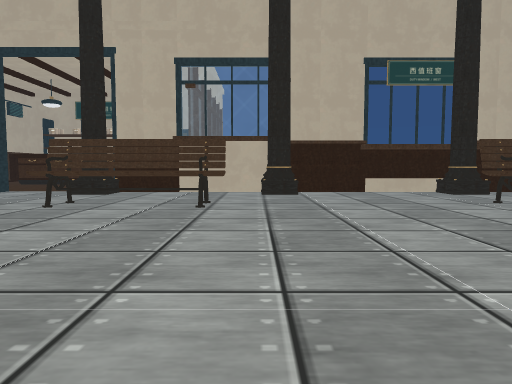
[1] (above)

16 first-person views from a walk through a Unity game level. The camera is 0.59 m above the floor, tilts 4° down and sees 70° across. The floor is counted in squares, 1 m on a side. Each view is taken from the middle of a square. On the plan, view 1 faces up. The plan holds only what a view shows up to about 10 squares ahead; the rest is blank. The place goes on beyond the plan. The player is left out. Some animated figures are left out. Some surface patterns are stand-ins.

[2]
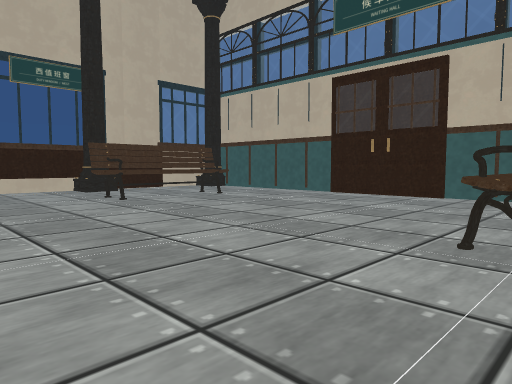

[3]
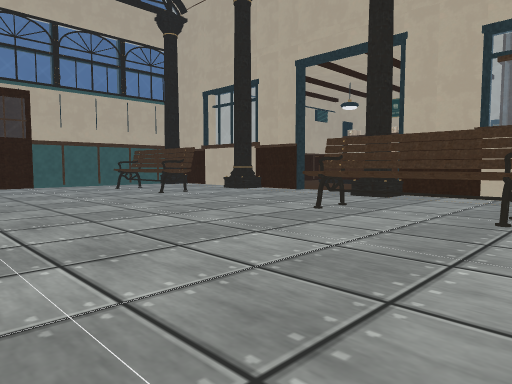

[4]
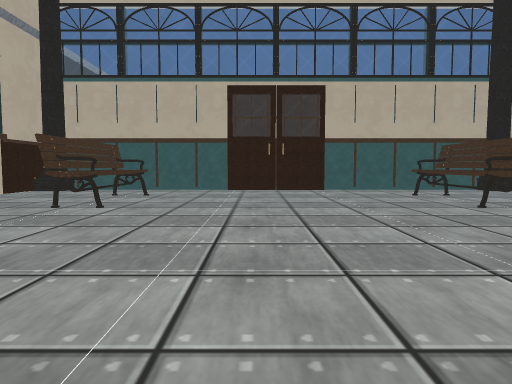

[5]
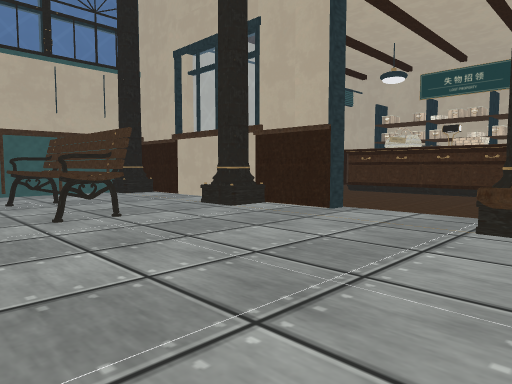

[6]
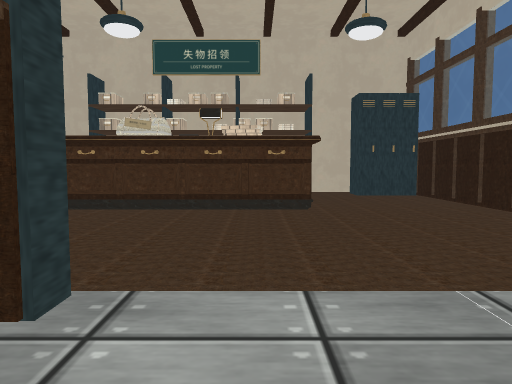

[7]
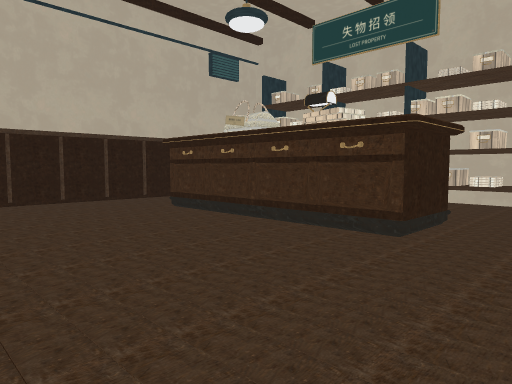

[8]
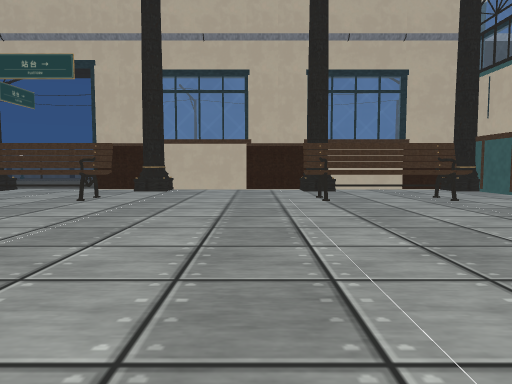

[9]
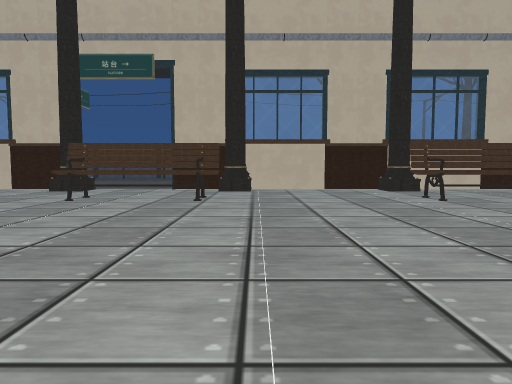

[10]
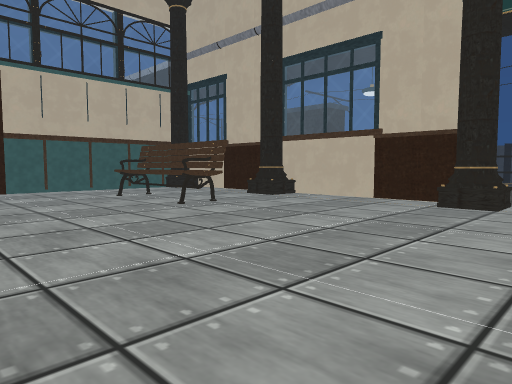

[11]
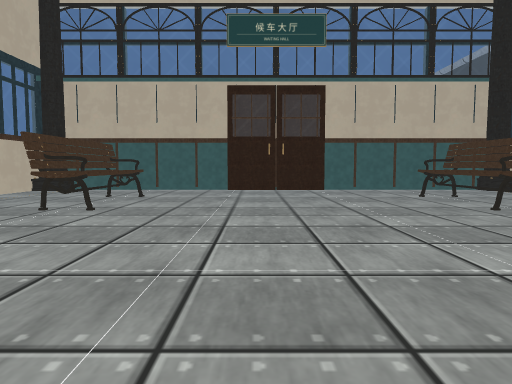

[12]
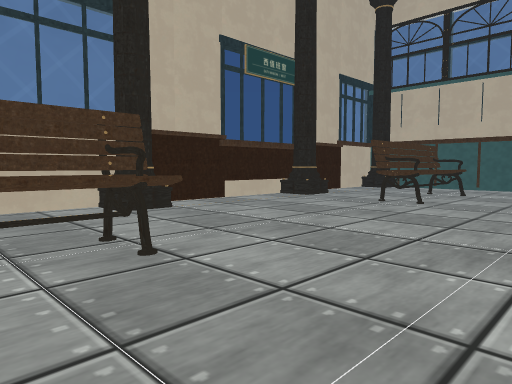

[13]
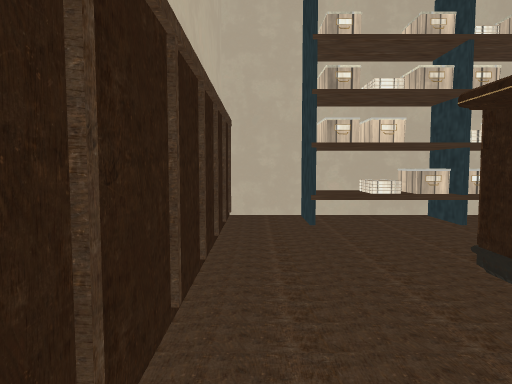

[14]
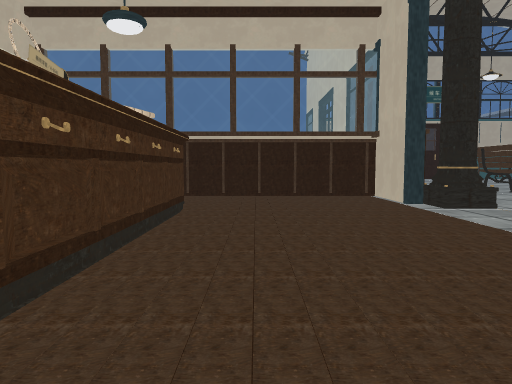

[15]
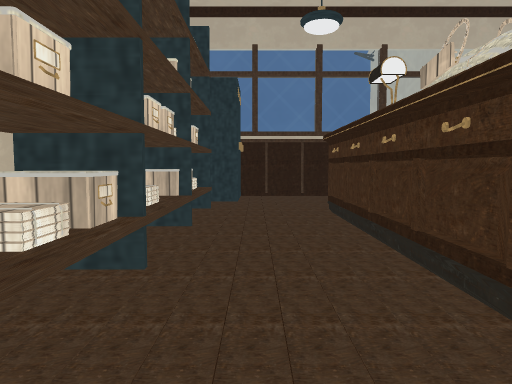

[16]
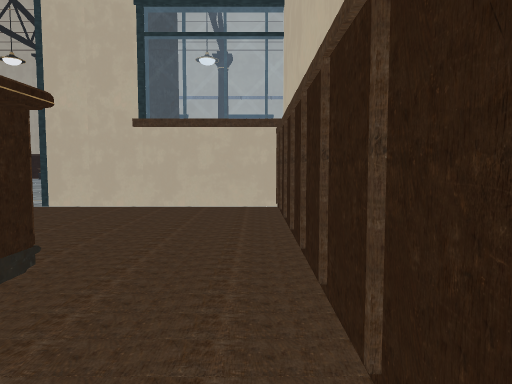

### Floor plan
Key: @ floor where view 1 was taken; # wall or solid block; . floor; = window, fence, low wall or low ledge; ^ raised ledge; T thing the floor can be seen under or through; O other object.
Columns run from 12 left of view 1 to 9 right of it. Each row starts with its distance up from view 1.
 16   ########
 15   #.OOOOO##
 14   #.......##
 13   #.OOOOO..#
 12   #.OOOOO..#
 11   #........#
 10   #........#
  9   ###.....##=###  #=
  8  O..OO#.OO#.OO.##O..O
  7  #..................#
  6  #.###...TTT....###.#
  5 ##.^.....=.^....^.^.##
  4 #....................#
  3 ##..................##
  2  #..................#
  1  #..................#
  0  #.^.....=.^@...^.^.#
 -1 ##.###...TTT....###.##
 -2 #....................#
 -3  O##OO##OO#.OO##OO##O
 -4            ..

Where each view was taken, in squares from view 1:
view 1: 0 up, 0 right, facing up
view 2: 1 down, 1 right, facing up-right
view 3: 1 up, 0 right, facing up-left
view 4: 2 up, 2 left, facing left
view 5: 4 up, 3 left, facing up-left
view 6: 7 up, 5 left, facing up
view 7: 9 up, 3 left, facing up-left
view 8: 6 up, 6 left, facing down
view 9: 6 up, 4 left, facing down
view 10: 3 up, 1 left, facing down-right
view 11: 3 up, 1 left, facing right
view 12: 3 up, 2 left, facing up-right
view 13: 11 up, 9 left, facing up
view 14: 11 up, 9 left, facing right
view 15: 14 up, 9 left, facing right
view 16: 14 up, 9 left, facing down
